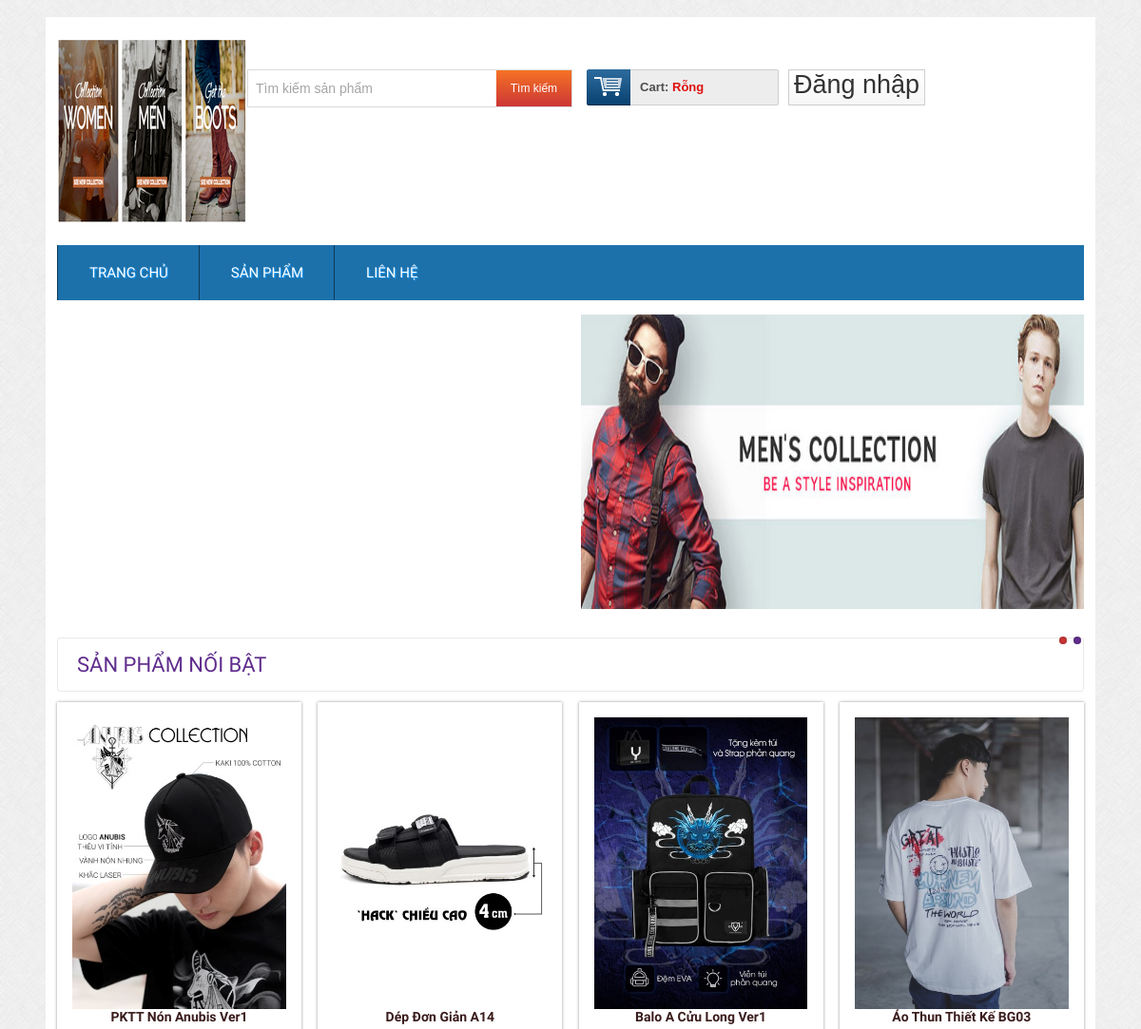
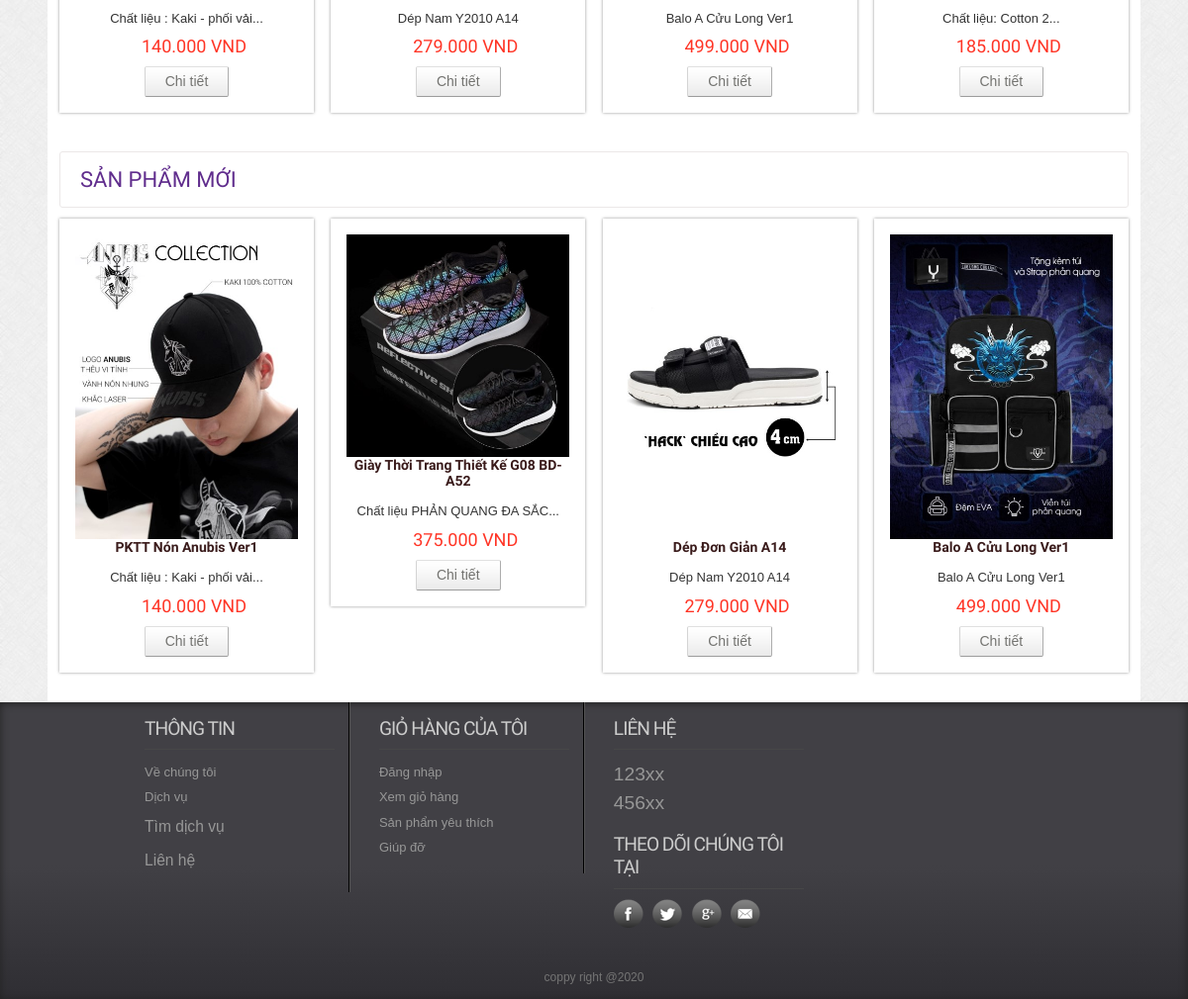
The page / on the database its author committed (2 pictures, top to bottom).
### tables this page shows
CREATE TABLE `tbl_slider` (
  `sliderId` int(11) NOT NULL,
  `sliderName` varchar(255) NOT NULL,
  `slider_image` varchar(255) NOT NULL,
  `type` int(11) NOT NULL
);

CREATE TABLE `tbl_product` (
  `productId` int(11) NOT NULL,
  `productName` tinytext NOT NULL,
  `product_code` varchar(200) NOT NULL,
  `productQuantity` varchar(50) NOT NULL,
  `product_soldout` varchar(50) NOT NULL DEFAULT '0',
  `product_remain` varchar(50) NOT NULL,
  `catId` int(11) NOT NULL,
  `brandId` int(11) NOT NULL,
  `product_desc` text NOT NULL,
  `type` int(11) NOT NULL,
  `price` varchar(255) NOT NULL,
  `image` varchar(255) NOT NULL
);

### classes/cart.php (called while the page is built, shortened)
<?php
	$filepath = realpath(dirname(__FILE__));
	include_once ($filepath.'/../lib/database.php');
	include_once ($filepath.'/../helpers/format.php');
?>
<?php
	class cart
	{
		private $db;
		public function __construct()
		{
			$this->db = new Database();
		}
		public function check_cart()
		{
			$sId = session_id();
			$query = "SELECT * FROM tbl_cart WHERE sId = '$sId' ";
			$result = $this->db->select($query);
			return $result;
		}
	}
 ?>

### lib/database.php (called while the page is built, shortened)
<?php
Class Database extends PDO{
   public $host   = DB_HOST;
   public $user   = DB_USER;
   public $pass   = DB_PASS;
   public $dbname = DB_NAME;
   public $link;
private function connectDB(){
   $this->link = new mysqli($this->host, $this->user, $this->pass, $this->dbname,3306);
 }
public function select($query){
  $result = $this->link->query($query) or
   die($this->link->error.__LINE__);
  if($result->num_rows > 0){
    return $result;
  } else {
    return false;
  }
 }
}

### lib/session.php (called while the page is built, shortened)
<?php
class Session{
 public static function get($key){
    if (isset($_SESSION[$key])) {
     return $_SESSION[$key];
    } else {
     return false;
    }
 }
}
?>

### classes/product.php (called while the page is built, shortened)
<?php
	$filepath = realpath(dirname(__FILE__));
	include_once ($filepath.'/../lib/database.php');
	include_once ($filepath.'/../helpers/format.php');
?>
<?php
	class product
	{
		private $db;
		public function __construct()
		{
			$this->db = new Database();
		}
		public function show_slider(){
			$query = "SELECT * FROM tbl_slider where type='1' order by sliderId desc";
			$result = $this->db->select($query);
			return $result;
		}
		public function getproduct_featheread()
		{
			$query = "SELECT * FROM tbl_product where type = '0' order by productId desc LIMIT 4 ";
			$result = $this->db->select($query);
			return $result;
		}
		public function getproduct_new()
		{
			$query = "SELECT * FROM tbl_product order by productId desc LIMIT 4 ";
			$result = $this->db->select($query);
			return $result;
		}
	}
 ?>

### helpers/format.php (called while the page is built, shortened)
<?php
class Format{
 public function textShorten($text, $limit = 400){
    $text = $text. " ";
    $text = substr($text, 0, $limit);
    $text = substr($text, 0, strrpos($text, ' '));
    $text = $text."...";
    return $text;
 }
 public function format_currency($n=0){
        $n=(string)$n;
        $n=strrev($n);
        $res='';
        for($i=0;$i<strlen($n);$i++){
            if($i%3==0 && $i!=0){
                $res.='.';
            }
            $res.=$n[$i];
        }
        $res=strrev($res);
        return $res;
    }
}
?>

### index.php (the view, shortened to what this page needs)
<?php
	include 'inc/header.php';
	include 'inc/slider.php';
 ?>
 <div class="main">
    <div class="content">
    	<div class="content_top">
    		<div class="heading">
    		<h3>Sản phẩm nối bật</h3>
    		</div>
    	</div>
	      <div class="section group">
	      	<?php
	      	$product_featheread = $product->getproduct_featheread();
	      	if($product_featheread){
	      		while ($result = $product_featheread->fetch_assoc()) {
	      	 ?>
				<div class="grid_1_of_4 images_1_of_4">
					 <a href="details.php?proid=<?php echo $result['productId'] ?>"><img src="admin/uploads/<?php echo $result['image'] ?>" alt="" /></a>
					 <h2><?php echo $result['productName'] ?></h2>
					 <p><?php echo $fm->textShorten($result['product_desc'], 50) ?></p>
					 <p><span class="price"><?php echo $fm->format_currency($result['price'])." "."VND" ?></span></p>
				     <div class="button"><span><a href="details.php?proid=<?php echo $result['productId'] ?>" class="details">Chi tiết</a></span></div>
				</div>
				<?php
				}
				}
				 ?>
			</div>
			<div class="content_bottom">
    		<div class="heading">
    		<h3>Sản phẩm mới</h3>
    		</div>
    	</div>
			<div class="section group">
			<?php
	      	$product_new = $product->getproduct_new();
	      	if($product_new){
	      		while ($result_new = $product_new->fetch_assoc()) {
	      	 ?>
				<div class="grid_1_of_4 images_1_of_4">
					 <a href="details.php"><img src="admin/uploads/<?php echo $result_new['image'] ?>" alt="" /></a>
					 <h2><?php echo $result_new['productName'] ?></h2>
					 <p><?php echo $fm->textShorten($result_new['product_desc'], 50) ?></p>
					 <p><span class="price"><?php echo $fm->format_currency($result_new['price'])." VND" ?></span></p>
				     <div class="button"><span><a href="details.php?proid=<?php echo $result_new['productId'] ?>" class="details">Chi tiết</a></span></div>
				</div>
			<?php
				}
				}
			?>
			</div>
    </div>
 </div>
<?php
	include 'inc/footer.php';
 ?>

### inc/header.php (shortened to what this page needs)
<?php
    include 'lib/session.php';
?>
<?php
	include 'lib/database.php';
	include 'helpers/format.php';
	$fm = new Format();
	$ct = new cart();
	$product = new product();
?>
<!DOCTYPE HTML>
<head>
<link href="css/style.css" rel="stylesheet" type="text/css" media="all"/>
<link href="css/menu.css" rel="stylesheet" type="text/css" media="all"/>
</head>
<body>
  <div class="wrap">
		<div class="header_top">
			<div class="logo">
				<a href="index.php"><img  src="images/logo3.png" alt="" /></a>
			</div>
			  <div class="header_top_right">
			    <div class="search_box">
				    <form>
				    	<input type="text" value="Tìm kiếm sản phẩm" onfocus="this.value = '';" onblur="if (this.value == '') {this.value = 'Tìm sản phẩm';}"><input type="submit" value="Tìm kiếm">
				    </form>
			    </div>
			    <div class="shopping_cart">
					<div class="cart">
						<a href="#" title="View my shopping cart" rel="nofollow">
								<span class="cart_title">Cart: </span>
								<span class="no_product">
								<?php
								$check_cart = $ct->check_cart();
								if ($check_cart) {
								 	$sum = Session::get("sum");
								 	$qty = Session::get("qty");
									echo $fm->format_currency($sum).'Đ'.' '.' SL: '.$qty;
								 }else {
								 	echo ' Rỗng';
								 }
								 ?>
								</span>
							</a>
						</div>
			      </div>
		   <div class="login">
			<?php
			$login_check = Session::get('customer_login');
			if ($login_check==false) {
				echo '<a href="login.php">Đăng nhập</a></div>';
			}else {
				?>
				<a href="?customer_id='<?php echo Session::get('customer_id')?>' "><span style="font-size: 72%;"><?php echo Session::get('customer_name'); ?></span></a></div>
			<?php }
			 ?>
	 </div>
 </div>
<div class="menu">
	<ul id="dc_mega-menu-orange" class="dc_mm-orange">
	  <li><a href="index.php">Trang chủ</a></li>
	  <li><a href="products.php">Sản phẩm</a> </li>
	  <li><a href="contact.php">Liên hệ</a> </li>
	</ul>
</div>

### inc/slider.php (shortened to what this page needs)
<div class="header_bottom">
	<div class="header_bottom_left">
	</div>
		 <div class="header_bottom_right_images">
		<section class="slider">
			  <div class="flexslider">
				<ul class="slides">
					<?php
					$get_slider = $product->show_slider();
					if ($get_slider) {
						while ($result_slider = $get_slider->fetch_assoc()) {
					 ?>
					<li><img src="admin/uploads/<?php echo $result_slider['slider_image'] ?>" alt=""/></li>
					<?php
					}
					}
					 ?>
			    </ul>
			  </div>
      </section>
    </div>
 </div>

### inc/footer.php (shortened to what this page needs)
</div>
   <div class="footer">
   	  <div class="wrapper">
	     <div class="section group">
				<div class="col_1_of_4 span_1_of_4">
						<h4>Thông tin</h4>
						<ul>
						<li><a href="#">Về chúng tôi</a></li>
						<li><a href="#">Dịch vụ</a></li>
						<li><a href="#"><span>Tìm dịch vụ</span></a></li>
						<li><a href="#"><span>Liên hệ</span></a></li>
						</ul>
					</div>
				<div class="col_1_of_4 span_1_of_4">
					<h4>Giỏ hàng của tôi</h4>
						<ul>
							<li><a href="#">Đăng nhập</a></li>
							<li><a href="#">Xem giỏ hàng</a></li>
							<li><a href="#">Sản phẩm yêu thích</a></li>
							<li><a href="#">Giúp đỡ</a></li>
						</ul>
				</div>
				<div class="col_1_of_4 span_1_of_4">
					<h4>Liên hệ</h4>
						<ul>
							<li><span>123xx</span></li>
							<li><span>456xx</span></li>
						</ul>
						<div class="social-icons">
							<h4>Theo dõi chúng tôi tại</h4>
					   		  <ul>
							      <li class="facebook"><a href="#" target="_blank"> </a></li>
							      <li class="twitter"><a href="#" target="_blank"> </a></li>
							      <li class="googleplus"><a href="#" target="_blank"> </a></li>
							      <li class="contact"><a href="#" target="_blank"> </a></li>
						     </ul>
   	 					</div>
				</div>
			</div>
			<div class="copy_right">
				<p>coppy right @2020</p>
		   </div>
     </div>
    </div>
    <link href="css/flexslider.css" rel='stylesheet' type='text/css' />
</body>
</html>

### css/menu.css (style rules this page uses)
ul.dc_mm-orange,ul.dc_mm-orange li { border:none; list-style:none; }
ul.dc_mm-orange { background: #1d71ab !important; background: -moz-linear-gradient(top, #414045 55%, #2f2e33 100%); background: -webkit-gradient(linear, left top, left bottom, color-stop(55%,#414045), color-stop(100%,#2f2e33)); background: -webkit-linear-gradient(top, #414045 55%,#2f2e33 100%); background: -o-linear-gradient(top, #414045 55%,#2f2e33 100%); background: -ms-linear-gradient(top, #414045 55%,#2f2e33 100%); background: linear-gradient(to bottom, #414045 55%,#2f2e33 100%); filter: progid:DXImageTransform.Microsoft.gradient( startColorstr='#414045', endColorstr='#2f2e33',GradientType=0 ); font:normal 13px Arial,sans-serif; padding:0; position:relative; width:100%; }
ul.dc_mm-orange li { float:left; margin:0; padding:0; }
ul.dc_mm-orange li a { color: #fff; display: block; float: left; font-size: 15px; padding: 20px 32px; text-decoration: none; text-shadow: 1px 1px 1px #189eff; text-transform: uppercase; font-family: 'Doppio One', sans-serif; border-left: 2px groove #1d71ab; }

### css/flexslider.css (style rules this page uses)
.slides, .flex-control-nav, .flex-direction-nav { margin: 0; padding: 0; list-style: none; }
.flexslider { margin: 0; padding: 0; }
.flexslider .slides > li { display: none; -webkit-backface-visibility: hidden; }
.flexslider .slides img { width: 100%; display: block;min-height:310px; }
.slides:after { content: "."; display: block; clear: both; visibility: hidden; line-height: 0; height: 0; }
.flexslider { background: ; position: relative; -webkit-border-radius: 4px; -moz-border-radius: 4px; -o-border-radius: 4px; border-radius: 4px; ,0,0,.2); zoom: 1; }
.flexslider .slides { zoom: 1; }

### rows shown on the page
tbl_slider: slider_image (picture)
tbl_product: image (picture), productName "PKTT Nón Anubis Ver1", product_desc "Chất liệu : Kaki - phối vải...", price "140.000"
tbl_product: image (picture), productName "Dép Đơn Giản A14", product_desc "Dép Nam Y2010 A14", price "279.000"
tbl_product: image (picture), productName "Balo A Cửu Long Ver1", product_desc "Balo A Cửu Long Ver1", price "499.000"
tbl_product: image (picture), productName "Áo Thun Thiết Kế BG03", product_desc "Chất liệu: Cotton 2...", price "185.000"
tbl_product: image (picture), productName "Giày Thời Trang Thiết Kế G08 BD-A52", product_desc "Chất liệu PHẢN QUANG ĐA SẮC...", price "375.000"
